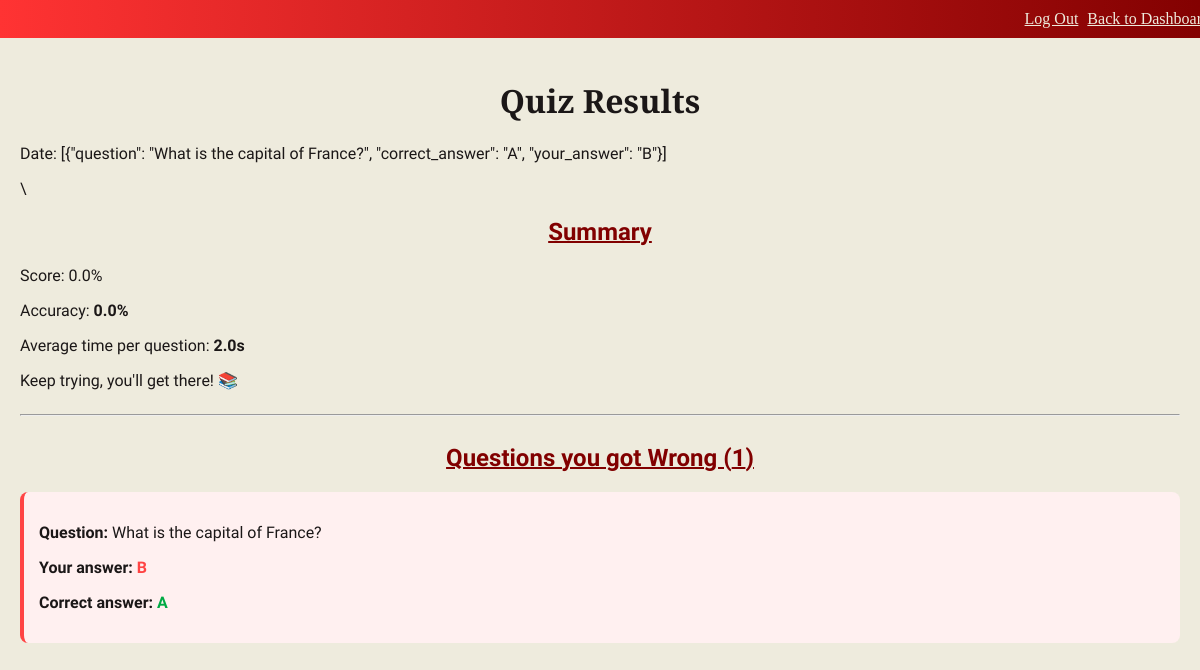
The app's page /results/3 (signed in) with its own data.
### tables this page shows
CREATE TABLE results (
    id INTEGER PRIMARY KEY AUTOINCREMENT,
    user_id INTEGER NOT NULL,
    quiz_id INTEGER NOT NULL,
    score REAL,
    accuracy REAL,
    avg_time REAL,
    wrong_questions TEXT,
    date TEXT,
    FOREIGN KEY (user_id) REFERENCES users(id));

### app.py (the view)
@app.route('/results/<int:result_id>')
def results(result_id):
    if 'user_id' not in session:
        return redirect(url_for('login'))
    connection = sqlite3.connect('database/LoginData.db')
    cursor = connection.cursor()
    result = cursor.execute('SELECT score, accuracy, avg_time, wrong_questions, date FROM results WHERE id = ? AND user_id = ?', (result_id, session['user_id'])).fetchone()
    connection.close()
    wrong_questions = json.loads(result[3])
    return render_template('results.html', score=result[0], accuracy=result[1], avg_time=result[2], wrong_questions=wrong_questions, date=result[3])

### templates/results.html (shortened to what this page needs)
<!DOCTYPE html>
<html lang="en">
<head>
    <link rel="stylesheet" type="text/css" href="{{ url_for('static', filename='main.css') }}">
</head>
<body>
        <div class="banner">
            <div class="banner-content">
                <a href="{{ url_for('logout') }}">Log Out</a>
                <a href="/dashboard"> Back to Dashboard</a>
            </div>
        </div>
        <main>
        <h1>Quiz Results</h1>
        <p> Date: {{ date }}</p>\
        <div class="summary">
            <h2>Summary</h2>
            <p>Score: {{ score }}%</p>
            <p>Accuracy: <strong>{{ accuracy }}%</strong></p>
            <p>Average time per question:  <strong>{{ avg_time }}s</strong></p>
            {% if score == 100 %}
                <p>Perfect score! Great work! 🎉</p>
            {% elif score >= 50 %}
                <p>Good effort! Keep practising! 💪</p>
            {% else %}
                <p>Keep trying, you'll get there! 📚</p>
            {% endif %}
        </div>
        <hr>
        <div class="results-breakdown">
            {% if wrong_questions|length == 0 %}
                <h2> You got Everything Right! 🎉</h2>
            {% else %}
                <h2>Questions you got Wrong ({{ wrong_questions|length }})</h2>
                {% for q in wrong_questions %}
                    <div class="wrong-question-card">
                        <p><strong>Question:</strong> {{ q.question }}</p>
                        <p><strong>Your answer:</strong> <span class="wrong-answer">{{ q.your_answer }}</span></p>
                        <p><strong>Correct answer:</strong> <span class="correct-answer">{{ q.correct_answer }}</span></p>
                        </div>
                        {% endfor %}
            {% endif %}
        </div>
    </main>
</body>
</html>

### static/main.css (style rules this page uses)
body { background-color: #eeebdd; font-family: Metamorphous; margin: 0; padding: 0; }
main { color: #1b1717; padding: 20px; font-family: Metamorphous; }
div { display: block; align-content: center; }
.banner { background-image: linear-gradient(to right, #Ff3333, #810000); font-family: Cinzel Decorative; text-align: right; padding: 10px; position: sticky; width: 100%; margin-bottom: 0px; }
a { color: #EEEBDD; text-decoration: underline; padding-left: 5px; }
h2 { text-decoration: underline; text-decoration-thickness: 2px; text-align: center; color: #810000; }
h1 { text-align: center; font-family: Cinzel Decorative; }
.wrong-question-card { background-color: #fff0f0; padding: 15px; border-radius: 8px; margin-bottom: 15px; border-left: 4px solid #ff4444; }
.wrong-answer { color: #ff4444; font-weight: bold; }
.correct-answer { color: #00aa44; font-weight: bold; }

### records on screen
results: wrong_questions "[{\"question\": \"What is the capital of France?\", \"correct_answer\": \"A\", \"your_answer\": \"B\"}]", score "0.0", accuracy "0.0", avg_time "2.0"

### other values on screen
{{ wrong_questions|length }} "1"
{{ q.question }} "What is the capital of France?"
{{ q.your_answer }} "B"
{{ q.correct_answer }} "A"
